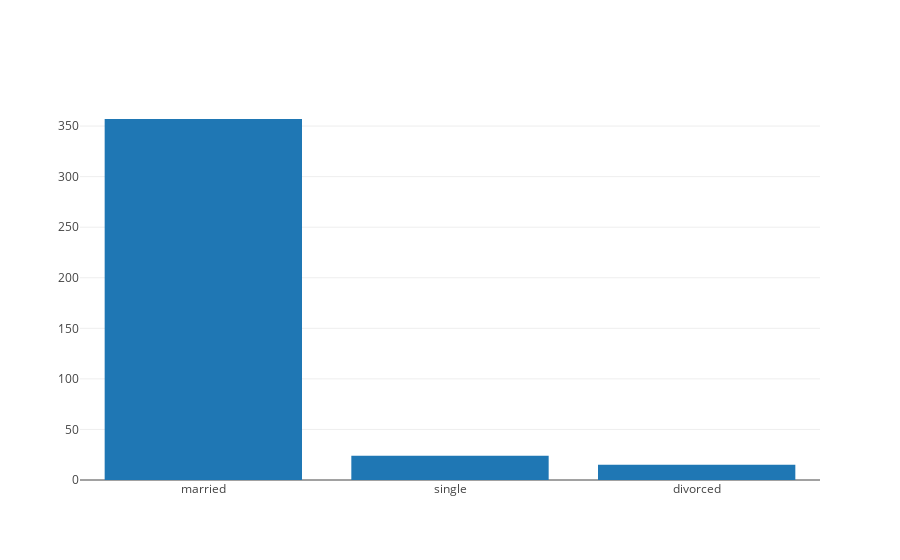

Write notebook code for a chart like this one.
### Code cell
#distribution of marital status vs balance

data = [go.Bar(
            x=df.marital.value_counts().index,
            y=df.balance.value_counts().values
    )]

ply.iplot(data, filename='basic-bar')

### Figure 1 — Plotly figure (JSON) as saved in the notebook; plotly's stock layout.template omitted (floating-point values rounded to 4 significant figures; data arrays with more than 128 entries replaced by an {"elided": "..."} marker saying what was removed)
{"data": [{"type": "bar", "x": ["married", "single", "divorced"], "y": {"elided": "2353 int values"}}], "layout": {}}
